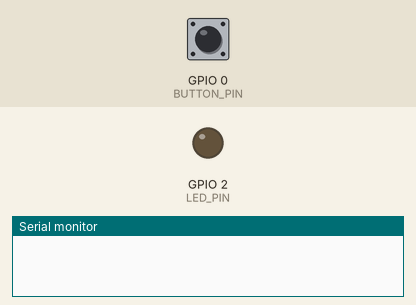
This sketch was run on a simulated ESP32. Parts: output pins drawn as LEDs (lit = HIGH), the last lines printed to the serial monitor. Dashed ring = blinking. The test bench sets the inputs (shaded band); at power-on: GPIO 0 (BUTTON_PIN) HIGH. WiFi joins after 1.5 s; servers stay silent unless stated; no MQTT or app messages arrive unless stated.

Above: at 0.1 s.
At 2.7 s:
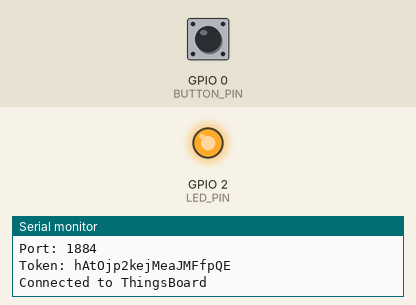
2.8 s: GPIO 0 (BUTTON_PIN) pulled LOW for 0.15 s
At 5.3 s:
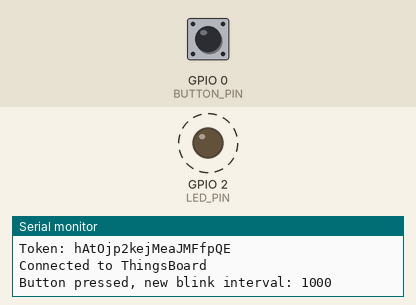
Timing chart, 0 to 11.9 s (numbered marks = the images above; inputs shaded):
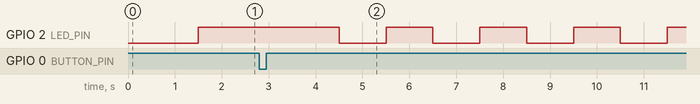

Measured:
- by itself, GPIO 2 (LED_PIN): alternates HIGH for 1.0 s and LOW for 1.0 s

The sketch:

arduino_freertos.ino
```cpp
#include "freertos.h"

void setup() {
  Serial.begin(115200);
  pinMode(LED_PIN, OUTPUT);
  pinMode(BUTTON_PIN, INPUT_PULLUP);

  // Kết nối WiFi
  WiFi.begin(WIFI_SSID, WIFI_PASSWORD);
  while (WiFi.status() != WL_CONNECTED) {
    delay(500);
    Serial.print(".");
  }
  Serial.println("WiFi connected");

  // Cấu hình MQTT client
  client.setServer(TB_SERVER, TB_PORT);

  // Tạo các task
  xTaskCreate(task_blink_led, "blink_led", 2048, NULL, 1, NULL);
  xTaskCreate(task_send_data, "send_data", 4096, NULL, 1, NULL);
  xTaskCreate(task_button_check, "button_check", 2048, NULL, 1, NULL);
}

void loop() {
  // FreeRTOS sẽ xử lý các task, không cần code trong loop()
}
```

freertos.cpp
```cpp
#include "freertos.h"

// Khởi tạo các biến toàn cục
volatile int blink_interval = 3000;
volatile bool button_pressed = false;

WiFiClient esp_client;
PubSubClient client(esp_client);

void reconnect() {
  while (!client.connected()) {
    Serial.println("Attempting MQTT connection...");
    Serial.print("Server: ");
    Serial.println(TB_SERVER);
    Serial.print("Port: ");
    Serial.println(TB_PORT);
    Serial.print("Token: ");
    Serial.println(TB_TOKEN);

    if (client.connect("ESP32Client", TB_TOKEN, NULL)) {
      Serial.println("Connected to ThingsBoard");
    } else {
      Serial.print("Failed, rc=");
      Serial.print(client.state());
      Serial.println(" Retrying in 5 seconds...");
      vTaskDelay(5000 / portTICK_PERIOD_MS);
    }
  }
}

void task_blink_led(void *pvParameters) {
  for (;;) {
    digitalWrite(LED_PIN, HIGH);
    vTaskDelay(blink_interval / portTICK_PERIOD_MS);
    digitalWrite(LED_PIN, LOW);
    vTaskDelay(blink_interval / portTICK_PERIOD_MS);
  }
}

void task_send_data(void *pvParameters) {
  for (;;) {
    if (!client.connected()) {
      reconnect();
    }
    client.loop();

    // Gửi dữ liệu lên ThingsBoard
    String payload = "{\"blink_interval\":" + String(blink_interval) + "}";
    client.publish("v1/devices/me/telemetry", payload.c_str());

    vTaskDelay(5000 / portTICK_PERIOD_MS); // Gửi dữ liệu mỗi 5 giây
  }
}

void task_button_check(void *pvParameters) {
  int last_button_state = HIGH;
  for (;;) {
    int button_state = digitalRead(BUTTON_PIN);
    if (button_state == LOW && last_button_state == HIGH) {
      button_pressed = true;
      blink_interval = (blink_interval == 3000) ? 1000 : 3000;
      Serial.println("Button pressed, new blink interval: " + String(blink_interval));
    }
    last_button_state = button_state;
    vTaskDelay(50 / portTICK_PERIOD_MS); // Debounce delay
  }
}
```

freertos.h
```cpp
#ifndef FREERTOS_ESP32_H
#define FREERTOS_ESP32_H

#include <Arduino.h>
#include <WiFi.h>
#include <PubSubClient.h>

// Định nghĩa chân GPIO
#define LED_PIN 2
#define BUTTON_PIN 0

// Cấu hình WiFi
#define WIFI_SSID "Nha Mr Duc"
#define WIFI_PASSWORD "0901111488"

// Cấu hình ThingsBoard
#define TB_SERVER "thingsboard.srv524038.hstgr.cloud"
#define TB_PORT 1884
#define TB_TOKEN "hAtOjp2kejMeaJMFfpQE"

// Khai báo các hàm task
void task_blink_led(void *pvParameters);
void task_send_data(void *pvParameters);
void task_button_check(void *pvParameters);

// Khai báo hàm reconnect
void reconnect();

// Khai báo biến toàn cục
extern volatile int blink_interval;
extern volatile bool button_pressed;
extern PubSubClient client;

#endif // FREERTOS_ESP32_H
```
